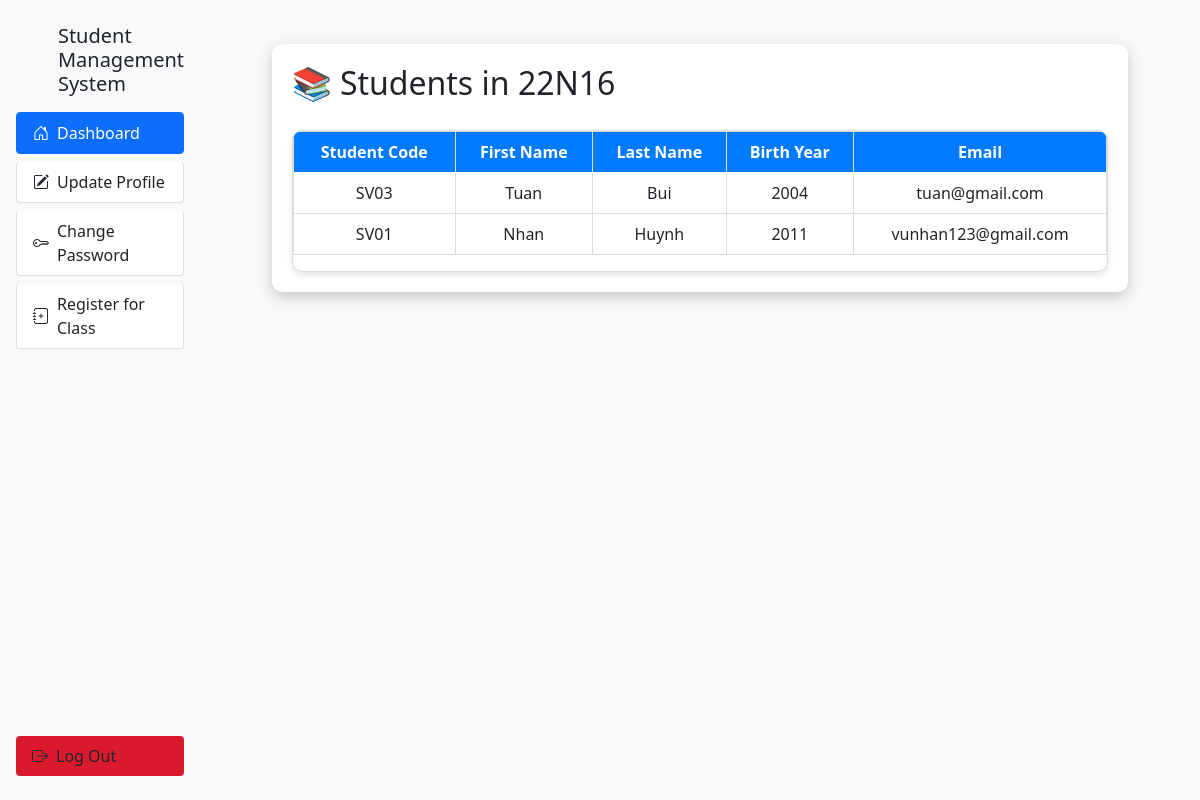
/class/students/2, run on the app's committed database.
### main.py (models this page shows, shortened)
class Class(db.Model):
    id_class = db.Column(db.Integer, primary_key=True)
    name = db.Column(db.String(255), nullable=False)
    id_subject = db.Column(db.Integer, db.ForeignKey('subject.id_subject'), nullable=True)
    id_user = db.Column(db.Integer, db.ForeignKey('user.id'), nullable=True)

class User(db.Model):
    id = db.Column(db.Integer, primary_key=True)
    fname = db.Column(db.String(255), nullable=False)
    lname = db.Column(db.String(255), nullable=False)
    email = db.Column(db.String(255), nullable=False)
    student_code = db.Column(db.String(50), nullable=True)
    birth_year = db.Column(db.Integer, nullable=True)
    username = db.Column(db.String(255), nullable=False)
    password = db.Column(db.String(255), nullable=False)
    role = db.Column(db.String(50), default='user', nullable=False)  # Thêm cột role
    status = db.Column(db.Integer, default=0, nullable=False)
    id_class = db.Column(db.Integer, db.ForeignKey('class.id_class'), nullable=True)

### main.py (the view)
@app.route('/class/students/<int:class_id>', methods=['GET'])
def class_students(class_id):
    class_info = Class.query.get_or_404(class_id)
    students = db.session.query(User).join(Student_Class).filter(Student_Class.class_id == class_id).all()
    return render_template('user/students.html', class_info=class_info, students=students)

### templates/user/students.html (shortened to what this page needs)
{% extends "user/layout.html" %}
{% block content %}
<div class="wrapper">
    <div class="content">
        <div>
            <h2>📚 Students in {{ class_info.name }}</h2>
        </div>
        {% if students %}
        <div class="table-container">
            <table class="table">
                <thead>
                    <tr>
                        <th>Student Code</th>
                        <th>First Name</th>
                        <th>Last Name</th>
                        <th>Birth Year</th>
                        <th>Email</th>
                    </tr>
                </thead>
                <tbody>
                    {% for student in students %}
                    <tr>
                        <td>{{ student.student_code }}</td>
                        <td>{{ student.fname }}</td>
                        <td>{{ student.lname }}</td>
                        <td>{{ student.birth_year }}</td>
                        <td>{{ student.email }}</td>
                    </tr>
                    {% endfor %}
                </tbody>
            </table>
        </div>
        {% else %}
        <div class="no-students">
            <p>No students found for this class.</p>
        </div>
        {% endif %}
    </div>
</div>
{% endblock content %}

### templates/user/students.html (style rules this page uses)
body { margin: 0; padding: 0; background: #f9f9f9; }
.wrapper { width: 90%; max-width: 1200px; margin: 20px auto; padding: 20px; background: #ffffff; box-shadow: 0px 5px 15px rgba(0, 0, 0, 0.2); border-radius: 10px; }
.content { width: 100%; display: flex; flex-direction: column; gap: 20px; }
.table-container { border: 1px solid #ddd; border-radius: 10px; overflow: hidden; box-shadow: 0px 3px 6px rgba(0, 0, 0, 0.1); }
table { width: 100%; border-collapse: collapse; }
table thead { background: #007bff; color: white; }
table th, table td { padding: 10px; text-align: center; border: 1px solid #ddd; }

### data on the page
Class: name "22N16"
User: student_code "SV03", fname "Tuan", lname "Bui", birth_year "2004", email "tuan@gmail.com"
User: student_code "SV01", fname "Nhan", lname "Huynh", birth_year "2011", email "vunhan123@gmail.com"
